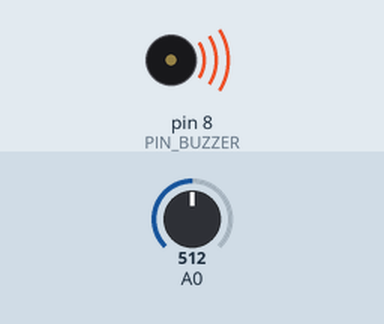
This sketch was run on a simulated Arduino Uno, built with avr-gcc and run on an emulated ATmega328P. Parts: buzzer (waves = sounding). The test bench sets the inputs (shaded band); at power-on: A0 = 512. What the sketch prints to the serial monitor is not drawn.

Above: at 0.1 s.
Timing chart, 0 to 1.6 s (numbered marks = the images above):
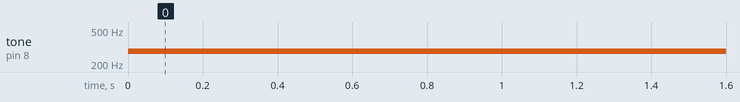

The sketch:

Theremine.ino
```cpp
// Ce programme code un theremine
// Le son change lorsque l'on déplace sa main pour cacher le capteur de lumiere

int PIN_BUZZER = 8;
int dureeNote = 10;

void setup() {
  // Initialise la communication. Indique la vitesse de l'echange
  Serial.begin(9600);
}

void loop() {
  // Lit la valeur sur le connecteur AO
  int lumiere = analogRead(A0);
  // on peut lire la valeur sur l'ordinateur
  Serial.println(lumiere);
  // La valeur de lumiere change selon l'endroit,  peu pres entre 400 et 1000.
  // Nous voulons que l'instrument joue une frequence entre 132 Hz (Do2) et 990 Hz Si4)
  // map converti les valeurs 400-1000 en valeurs 132-990
  int frequenceNote = map(lumiere, 400, 1000, 120, 990);
  // joue la note
  tone(PIN_BUZZER, frequenceNote, dureeNote);
  // une très courte pause donne un meilleur résultat
  delay(1);
}
```

Measured:
- by itself, tone on pin 8 (PIN_BUZZER): silent → 282 Hz at 0.00 s
